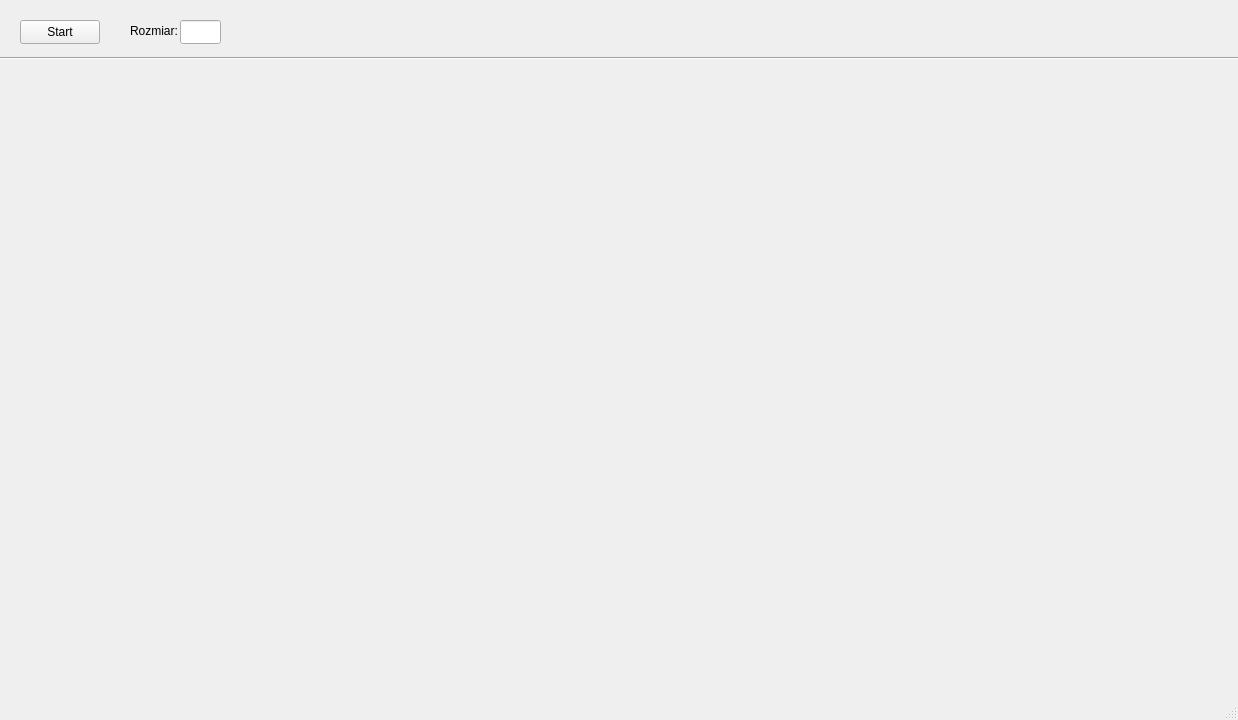
<?xml version="1.0" encoding="UTF-8"?>
<ui version="4.0">
 <class>MainWindow</class>
 <widget class="QMainWindow" name="MainWindow">
  <property name="geometry">
   <rect>
    <x>0</x>
    <y>0</y>
    <width>1238</width>
    <height>720</height>
   </rect>
  </property>
  <property name="windowTitle">
   <string>MainWindow</string>
  </property>
  <widget class="QWidget" name="centralwidget">
   <widget class="QPushButton" name="pushButton">
    <property name="geometry">
     <rect>
      <x>20</x>
      <y>20</y>
      <width>80</width>
      <height>24</height>
     </rect>
    </property>
    <property name="text">
     <string>Start</string>
    </property>
   </widget>
   <widget class="QLineEdit" name="lineEdit">
    <property name="geometry">
     <rect>
      <x>180</x>
      <y>20</y>
      <width>41</width>
      <height>24</height>
     </rect>
    </property>
   </widget>
   <widget class="QLabel" name="label">
    <property name="geometry">
     <rect>
      <x>130</x>
      <y>20</y>
      <width>49</width>
      <height>21</height>
     </rect>
    </property>
    <property name="text">
     <string>Rozmiar:</string>
    </property>
   </widget>
   <widget class="Line" name="line">
    <property name="geometry">
     <rect>
      <x>0</x>
      <y>50</y>
      <width>1241</width>
      <height>16</height>
     </rect>
    </property>
    <property name="orientation">
     <enum>Qt::Horizontal</enum>
    </property>
   </widget>
   <widget class="QWidget" name="gridLayoutWidget">
    <property name="geometry">
     <rect>
      <x>30</x>
      <y>80</y>
      <width>1151</width>
      <height>571</height>
     </rect>
    </property>
    <layout class="QGridLayout" name="mainGrid"/>
   </widget>
  </widget>
  <widget class="QMenuBar" name="menubar">
   <property name="geometry">
    <rect>
     <x>0</x>
     <y>0</y>
     <width>1238</width>
     <height>21</height>
    </rect>
   </property>
  </widget>
  <widget class="QStatusBar" name="statusbar"/>
 </widget>
 <resources/>
 <connections/>
</ui>
